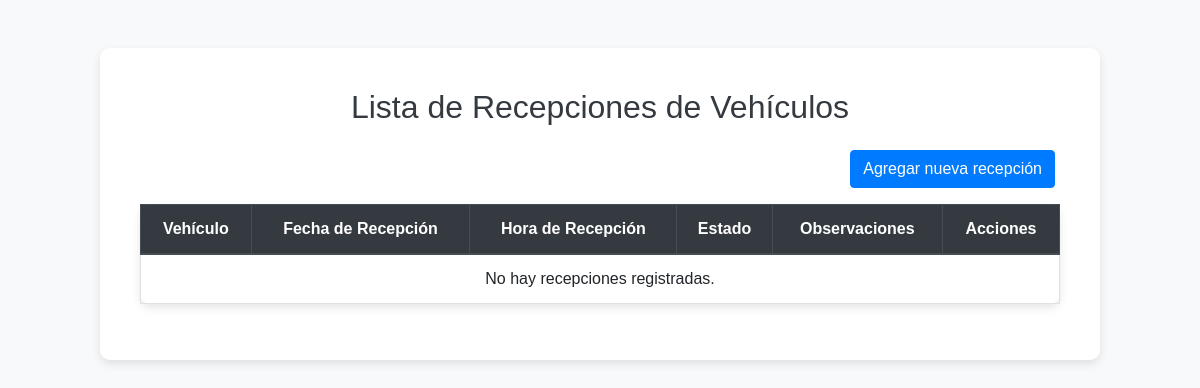
Before: /recepciones/ with the older database file.
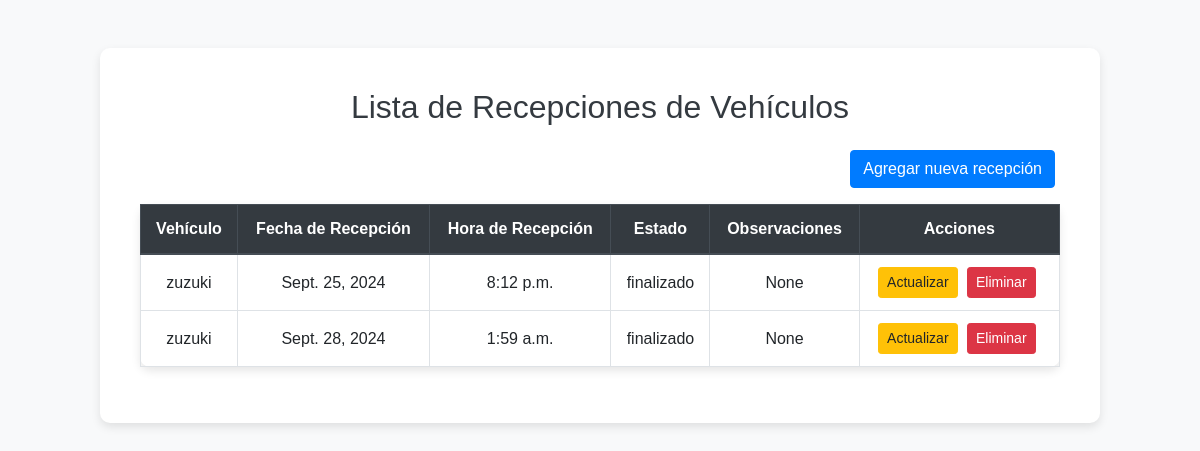
After: the same page with the newer database file.
### principal/models.py (models this page shows, shortened)
class RecepcionVehiculo(models.Model):
    vehiculo = models.ForeignKey(RegistroVehiculo, on_delete=models.CASCADE, related_name='recepciones')
    fecha_recepcion = models.DateField()
    hora_recepcion = models.TimeField()
    estado = models.CharField(max_length=50)
    observaciones = models.CharField(max_length=255, blank=True, null=True)
    reparacion = models.ForeignKey(Reparaciones, on_delete=models.SET_NULL, null=True, blank=True, related_name='recepciones')

class RegistroVehiculo(models.Model):
    matricula = models.CharField(max_length=20)
    modelo = models.CharField(max_length=50)
    color = models.CharField(max_length=30)
    fecha_entrada = models.DateField()
    hora_entrada = models.TimeField()
    cliente = models.ForeignKey(Cliente, on_delete=models.CASCADE, related_name='vehiculos')

### principal/viewsauto.py (the view)
# urls.py: path('recepciones/', viewsauto.listar_recepciones, name='listar_recepciones'),
def listar_recepciones(request):
    recepciones = RecepcionVehiculo.objects.all()
    return render(request, 'Autos/listar_recepciones.html', {'recepciones': recepciones})

### principal/templates/Autos/listar_recepciones.html (shortened to what this page needs)
<!DOCTYPE html>
<html lang="es">
<head>
    {% load static %}
    <link rel="stylesheet" href="https://maxcdn.bootstrapcdn.com/bootstrap/4.5.2/css/bootstrap.min.css">
    <link rel="stylesheet" href="{% static 'css/Vehiculo/recepcionnew.css' %}">
</head>
<body>
    <div class="container mt-5">
        <h1 class="mb-4 text-center">Lista de Recepciones de Vehículos</h1>
        <div class="mb-3 text-right">
            <a href="{% url 'nueva_recepcion' %}" class="btn btn-primary">Agregar nueva recepción</a>
        </div>
        <table class="table table-bordered table-hover table-responsive-sm">
            <thead class="thead-dark">
                <tr>
                    <th>Vehículo</th>
                    <th>Fecha de Recepción</th>
                    <th>Hora de Recepción</th>
                    <th>Estado</th>
                    <th>Observaciones</th>
                    <th>Acciones</th>
                </tr>
            </thead>
            <tbody>
                {% for recepcion in recepciones %}
                <tr>
                    <td>{{ recepcion.vehiculo.modelo }}</td>
                    <td>{{ recepcion.fecha_recepcion }}</td>
                    <td>{{ recepcion.hora_recepcion }}</td>
                    <td>{{ recepcion.estado }}</td>
                    <td>{{ recepcion.observaciones }}</td>
                    <td>
                        <a href="{% url 'actualizar_recepcion' recepcion.id %}" class="btn btn-warning btn-sm">Actualizar</a>
                        <a href="{% url 'eliminar_recepcion' recepcion.id %}" class="btn btn-danger btn-sm">Eliminar</a>
                    </td>
                </tr>
                {% empty %}
                <tr>
                    <td colspan="6" class="text-center">No hay recepciones registradas.</td>
                </tr>
                {% endfor %}
            </tbody>
        </table>
    </div>
</body>
</html>

Changed rows visible on the page:
added RecepcionVehiculo: vehiculo.modelo "zuzuki", fecha_recepcion "Sept. 25, 2024", hora_recepcion "8:12 p.m.", estado "finalizado", observaciones "None"
added RecepcionVehiculo: vehiculo.modelo "zuzuki", fecha_recepcion "Sept. 28, 2024", hora_recepcion "1:59 a.m.", estado "finalizado", observaciones "None"
Other visible differences:
text no longer shown: "No hay recepciones registradas."
